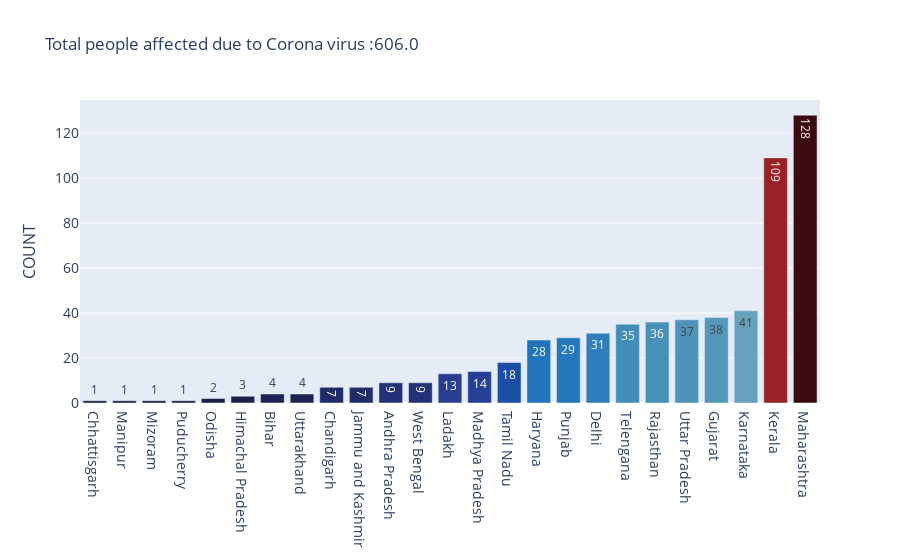

The notebook cell this image was saved under:
### Code cell
fig = go.Figure()
data=[go.Bar(
    x=df["Name of State / UT"],
    y=df["TotalCases"],
    name='TotalCases',
    text=df["TotalCases"],
    textposition='auto',
    marker={
        'color': df["TotalCases"],
        'colorscale': 'balance'
    }
)]

layout = {
    'xaxis': {
        'categoryorder': 'array',
        'categoryarray': [x for _, x in sorted(zip(df["TotalCases"], df["Name of State / UT"]))]
    }
}

fig = go.FigureWidget(data=data, layout=layout)

fig.update_layout(title_text=("Total people affected due to Corona virus :"+str(df1.loc["total"]["TotalCases"])),xaxis_tickfont_size=14,
    yaxis=dict(
        title='COUNT',
        titlefont_size=16,
        tickfont_size=14))
fig.show()

### Figure 1 — Plotly figure (JSON) as saved in the notebook; plotly's stock layout.template omitted (floating-point values rounded to 4 significant figures)
{"data": [{"marker": {"color": [1, 1, 1, 1, 2, 3, 4, 4, 7, 7, 9, 9, 13, 14, 18, 28, 29, 31, 35, 36, 37, 38, 41, 109, 128], "colorscale": [[0, "rgb(23, 28, 66)"], [0.09091, "rgb(41, 58, 143)"], [0.1818, "rgb(11, 102, 189)"], [0.2727, "rgb(69, 144, 185)"], [0.3636, "rgb(142, 181, 194)"], [0.4545, "rgb(210, 216, 219)"], [0.5455, "rgb(230, 210, 204)"], [0.6364, "rgb(213, 157, 137)"], [0.7273, "rgb(196, 101, 72)"], [0.8182, "rgb(172, 43, 36)"], [0.9091, "rgb(120, 14, 40)"], [1, "rgb(60, 9, 17)"]]}, "name": "TotalCases", "text": [1, 1, 1, 1, 2, 3, 4, 4, 7, 7, 9, 9, 13, 14, 18, 28, 29, 31, 35, 36, 37, 38, 41, 109, 128], "textposition": "auto", "type": "bar", "uid": "100a06c4-bd13-4a26-8f88-1753a6a7b35d", "x": ["Mizoram", "Chhattisgarh", "Puducherry", "Manipur", "Odisha", "Himachal Pradesh", "Bihar", "Uttarakhand", "Jammu and Kashmir", "Chandigarh", "Andhra Pradesh", "West Bengal", "Ladakh", "Madhya Pradesh", "Tamil Nadu", "Haryana", "Punjab", "Delhi", "Telengana", "Rajasthan", "Uttar Pradesh", "Gujarat", "Karnataka", "Kerala", "Maharashtra"], "y": [1, 1, 1, 1, 2, 3, 4, 4, 7, 7, 9, 9, 13, 14, 18, 28, 29, 31, 35, 36, 37, 38, 41, 109, 128]}], "layout": {"title": {"text": "Total people affected due to Corona virus :606.0"}, "xaxis": {"categoryarray": ["Chhattisgarh", "Manipur", "Mizoram", "Puducherry", "Odisha", "Himachal Pradesh", "Bihar", "Uttarakhand", "Chandigarh", "Jammu and Kashmir", "Andhra Pradesh", "West Bengal", "Ladakh", "Madhya Pradesh", "Tamil Nadu", "Haryana", "Punjab", "Delhi", "Telengana", "Rajasthan", "Uttar Pradesh", "Gujarat", "Karnataka", "Kerala", "Maharashtra"], "categoryorder": "array", "tickfont": {"size": 14}}, "yaxis": {"tickfont": {"size": 14}, "title": {"font": {"size": 16}, "text": "COUNT"}}}}
